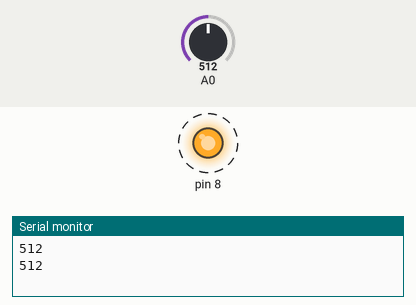
The sketch below on a simulated Arduino Uno, built with avr-gcc and run on an emulated ATmega328P. On the bench: output pins drawn as LEDs (lit = HIGH), the last lines printed to the serial monitor. Dashed ring = blinking. The inputs (shaded band) are chosen by the test bench; at power-on: A0 = 512.

Above: at 1.8 s.
1.9 s: A0 set to 65
6.0 s: A0 set to 57
At 7.0 s:
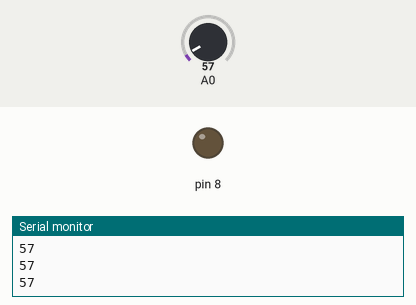
7.5 s: A0 set to 122
At 8.3 s:
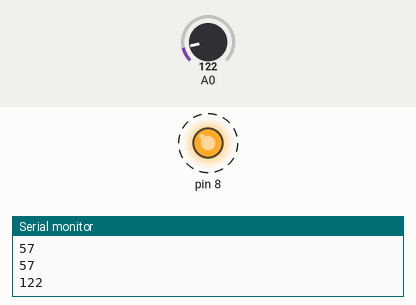
11.6 s: A0 set to 50
At 13.0 s:
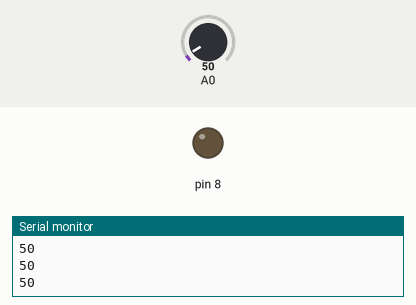
Timing chart, 0 to 14.6 s (numbered marks = the images above; inputs shaded):
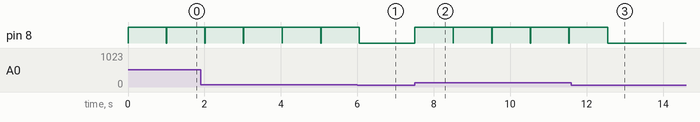

Measured:
- the behaviour switches between 60 and 59 on A0 (found by bisection; images 0 and 1)
- after the input at 6.0 s, pin 8: goes on until 6.1 s, then stays LOW
- after the input at 7.5 s, pin 8: alternates HIGH for 1.0 s and LOW for 0.01 s, starting at once
- after the input at 11.6 s, pin 8: goes on until 12.5 s, then stays LOW
- by itself, pin 8: alternates HIGH for 1.0 s and LOW for 0.01 s

The sketch:

SoundSensor.ino
```cpp
void setup() {
   pinMode(A0, INPUT);
   pinMode(8, OUTPUT);
   Serial.begin(9600);
}

void loop() {
   int Sound = analogRead(A0);
   Serial.println(Sound);


   if (Sound >=60){
      digitalWrite(8, HIGH);
      delay(1000);
      digitalWrite(8, LOW);
   }
   delay(10);

}

// O______________________________O
```
